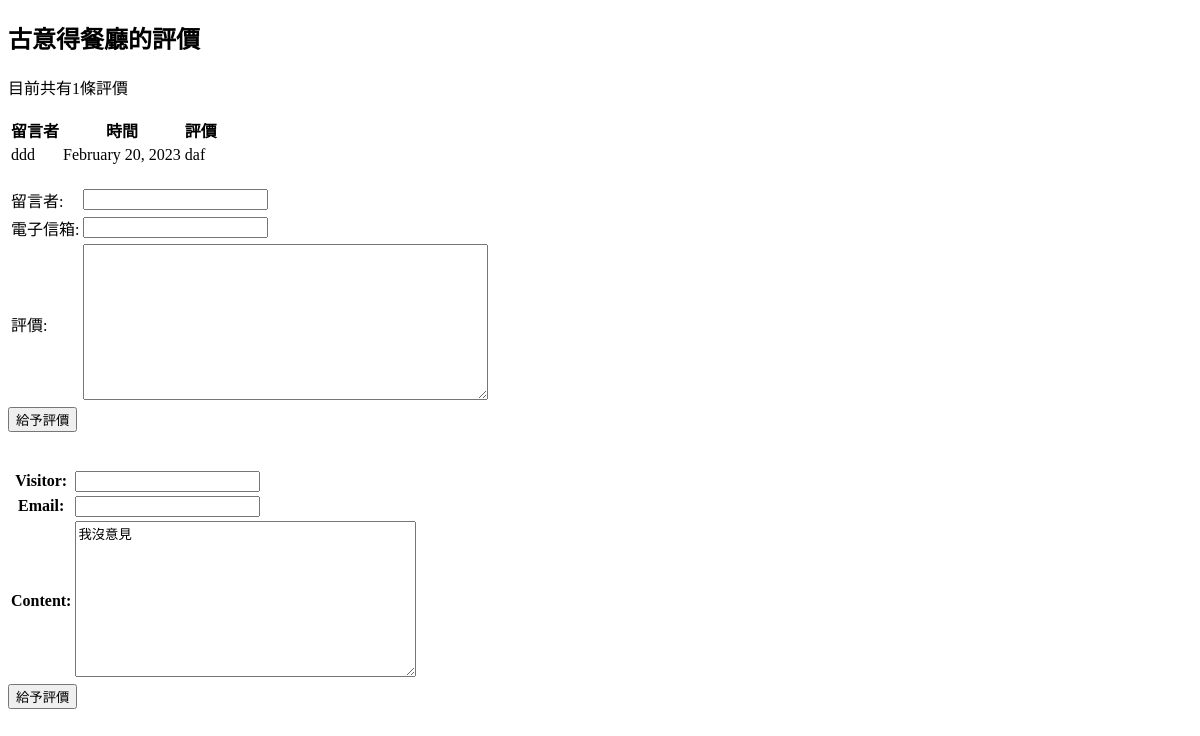
Page /comment/1/ on the earlier database version.
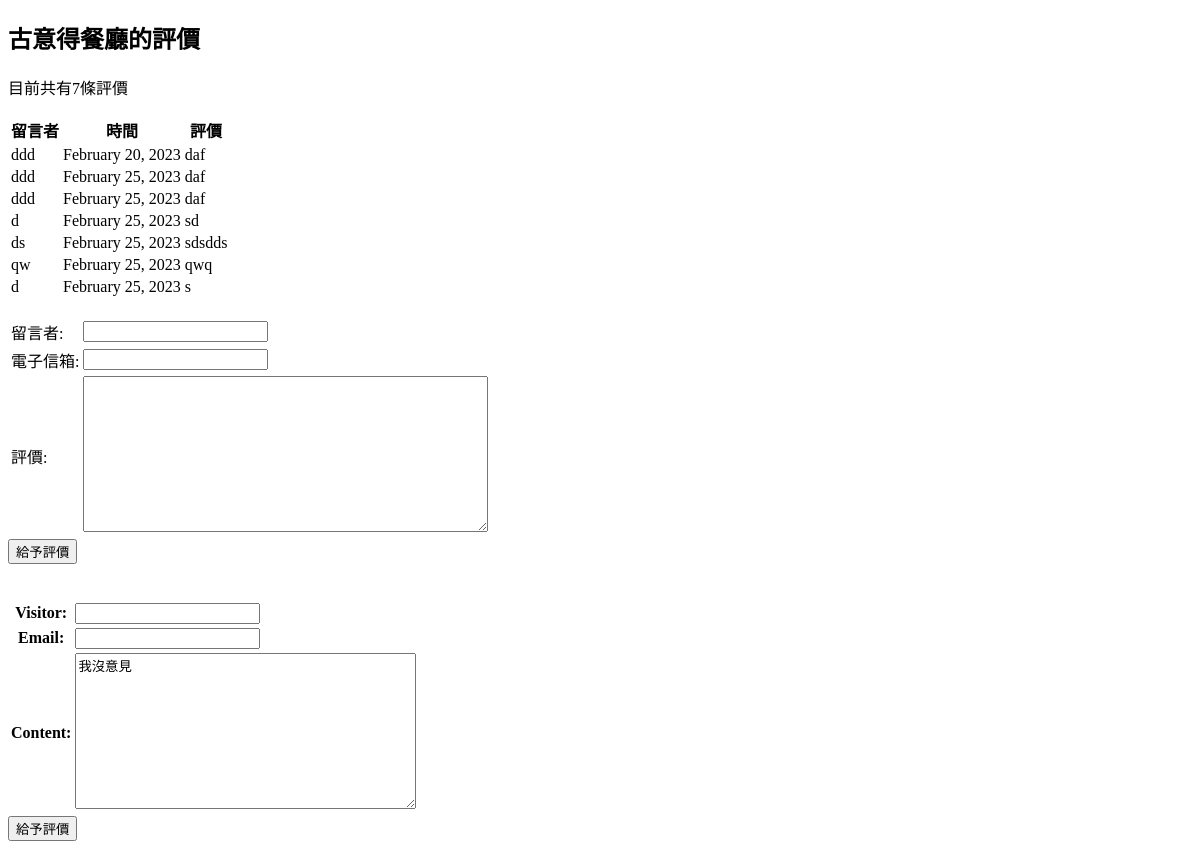
Same page on the later database version.
### form_test/models.py (models this page shows)
class Restaurant(models.Model):
    name = models.CharField(max_length=20)
    phone_number = models.CharField(max_length=15)
    address = models.CharField(max_length=50, blank=True)

class Comment(models.Model):
    content = models.CharField(max_length=200)
    visitor = models.CharField(max_length=20)
    email = models.EmailField(max_length=20)
    date_time = models.DateTimeField()
    restaurant = models.ForeignKey(Restaurant, on_delete=models.CASCADE)

### form_test/views.py (the view, shortened to what this page needs)
# urls.py: re_path(r'comment/(\d{1,5})', comment),
def comment(request, id):
    if id:
        r = Restaurant.objects.get(id=id)
    else:
        return HttpResponseRedirect("/get_menu/")
    errors = []
    f = CommentForm(initial={'content': '我沒意見'})
    return render(request, 'comments.html', locals())

### form_test/forms.py (shortened to what this page needs)
class CommentForm(forms.Form):
    visitor = forms.CharField(max_length=20)
    email = forms.EmailField(max_length=20, required=False) # required:是否必填
    content = forms.CharField(max_length=200, widget=forms.Textarea())

### templates/comments.html (shortened to what this page needs)
<!DOCTYPE html>
<html lang="en">
    <head>
    </head>
    <body>
        <h2>{{ r.name }}的評價</h2>
        {% if r.comment_set.all %}
            <p>目前共有{{ r.comment_set.all|length }}條評價</p>
            <table>
                <tr>
                    <th>留言者</th>
                    <th>時間</th>
                    <th>評價</th>
                </tr>
            {% for c in r.comment_set.all %}
                <tr>
                    <td> {{ c.visitor }} </td>
                    <td> {{ c.date_time | date:"F j, Y" }} </td>
                    <td> {{ c.content }} </td>
                </tr>
            {% endfor %}
            </table>
        {% else %}
            <p>無評價</p>
        {% endif %}
        <br/>
        <form action="" method="post"> {% csrf_token %}
            <table>
                <tr>
                    <td> <label for="visitor">留言者:</label> </td>
                    <td> <input id="visitor" type="text" name="visitor" value="{{visitor}}"> </td>
                </tr>
                <tr>
                    <td> <label for="email">電子信箱:</label> </td>
                    <td> <input id="email" type="email" name="email" value="{{email}}"> </td>
                </tr>
                <tr>
                    <td> <label for="content">評價:</label> </td>
                    <td>
                        <textarea id="content" rows="10" cols="48" name="content" value="{{content}}"></textarea>
                    </td>
                </tr>
            </table>
            <input type="submit" value="給予評價">
        </form>
        <br/><br/>
        <form action="" method="post"> {% csrf_token %}
            <table>
                {{ f.as_table }}
            </table>
            <input type="submit" value="給予評價">
        </form>
    </body>
</html>

Differences in the rows shown:
computed for Restaurant "古意得餐廳": comment_set.all|length "1" → "7"
added Comment: visitor "ddd", date_time "February 25, 2023", content "daf"
added Comment: visitor "ddd", date_time "February 25, 2023", content "daf"
added Comment: visitor "d", date_time "February 25, 2023", content "sd"
added Comment: visitor "ds", date_time "February 25, 2023", content "sdsdds"
added Comment: visitor "qw", date_time "February 25, 2023", content "qwq"
added Comment: visitor "d", date_time "February 25, 2023", content "s"
